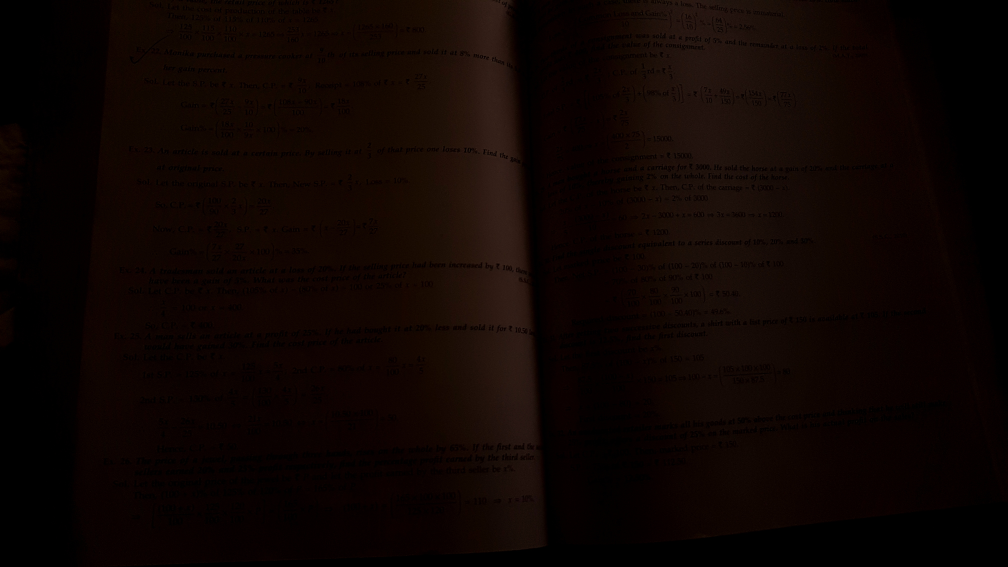
#> input picture checks.jpg, 4032 x 2268 px (shown at 1/4 size)
$ python readUnreadable.py
#> lines starting #> are read from the running program, lines starting #| are printed output that depends on the picture; after the words box and inside, x2 and y2 are one past the last pixel; in counts of white or black regions, pixels touching at a corner belong together
import cv2
img  = cv2.imread('checks.jpg')
#> img is the input picture: shape (2268, 4032, 3); mean B, G, R 2.4, 5, 14.5
# [6 lines of commented-out code are left out]
gray = cv2.cvtColor(img,cv2.COLOR_BGR2GRAY)
ret,threshold = cv2.threshold(gray,11,255,cv2.THRESH_BINARY)
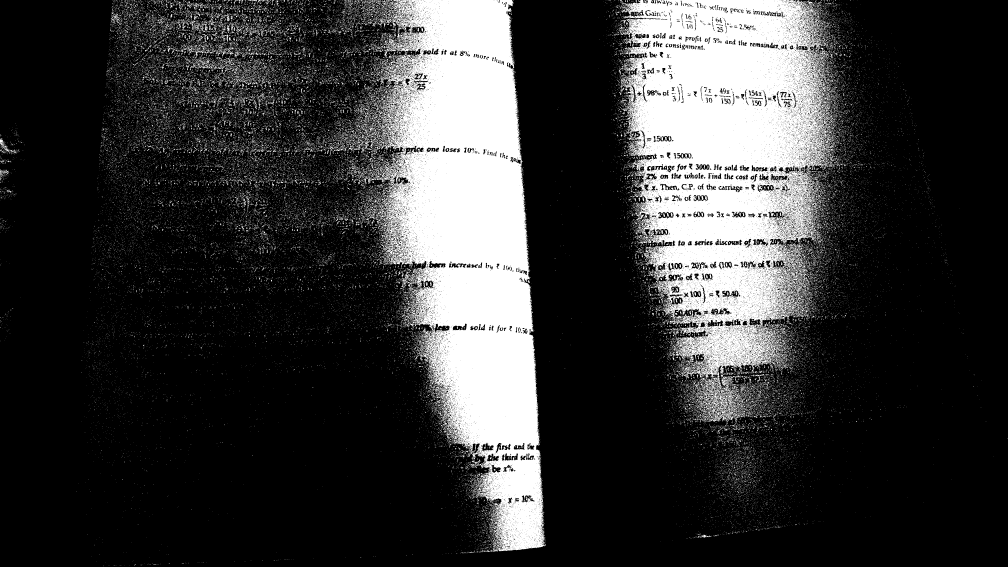
#> threshold: shape (2268, 4032) (shown at 1/4 size); 21.6% white; 60985 white regions (58979 under 20 px), largest, box (x1, y1, x2, y2) and area: (1475, 0, 2183, 2208) 876827, (2479, 0, 3347, 1688) 835124, (1493, 560, 1539, 612) 588
guasThreshold = cv2.adaptiveThreshold(gray,255,cv2.ADAPTIVE_THRESH_GAUSSIAN_C,cv2.THRESH_BINARY,115,1)
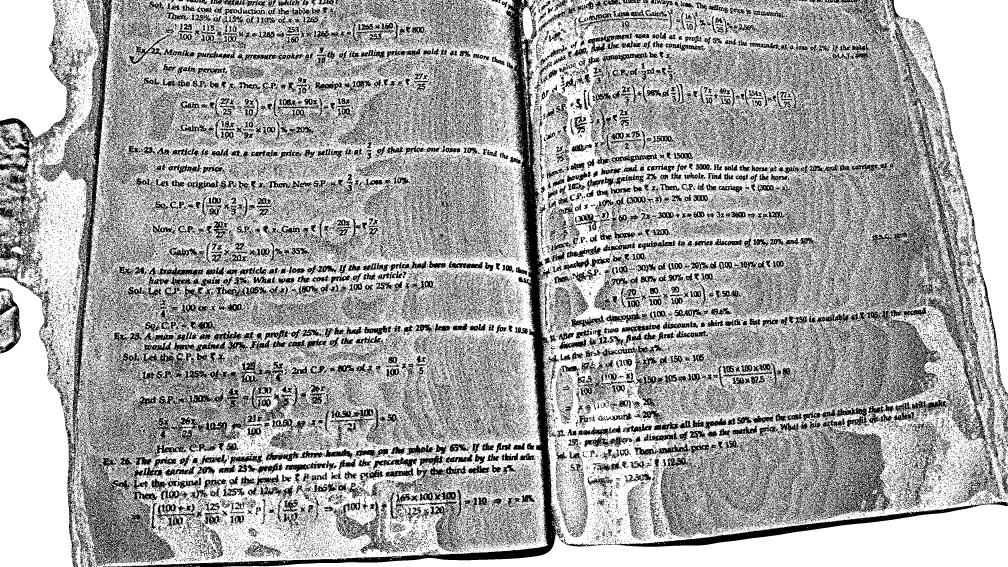
#> guasThreshold: shape (2268, 4032) (shown at 1/4 size); 66.1% white; 144971 black regions (131456 under 20 px), largest, box (x1, y1, x2, y2) and area: (430, 0, 2253, 2268) 133480, (3462, 0, 3953, 1806) 113826, (154, 0, 452, 1748) 57756
cv2.imshow('ORIGINAL',img)
cv2.imshow('thres',guasThreshold)
cv2.waitKey(0)
cv2.destroyAllWindows()
